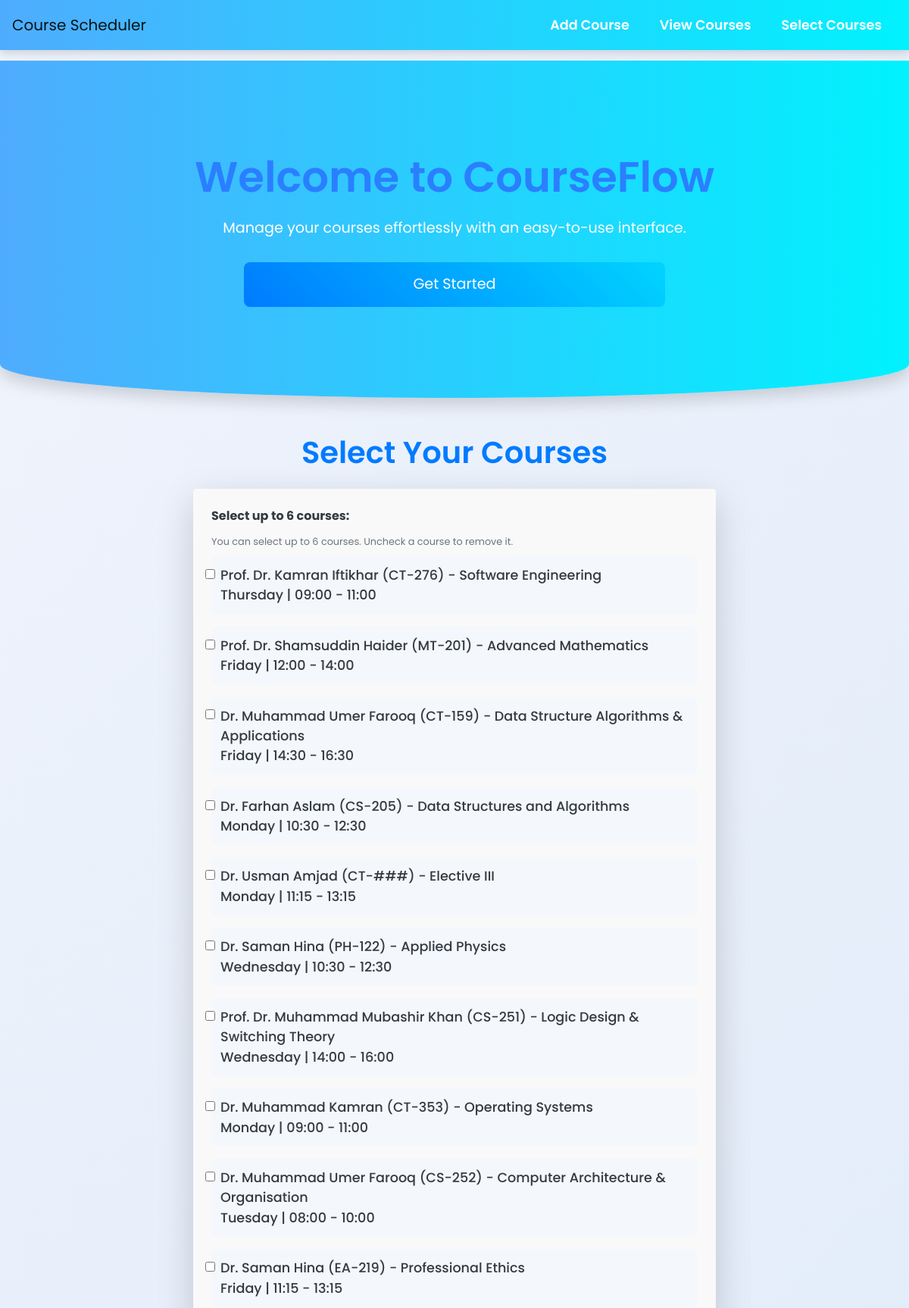
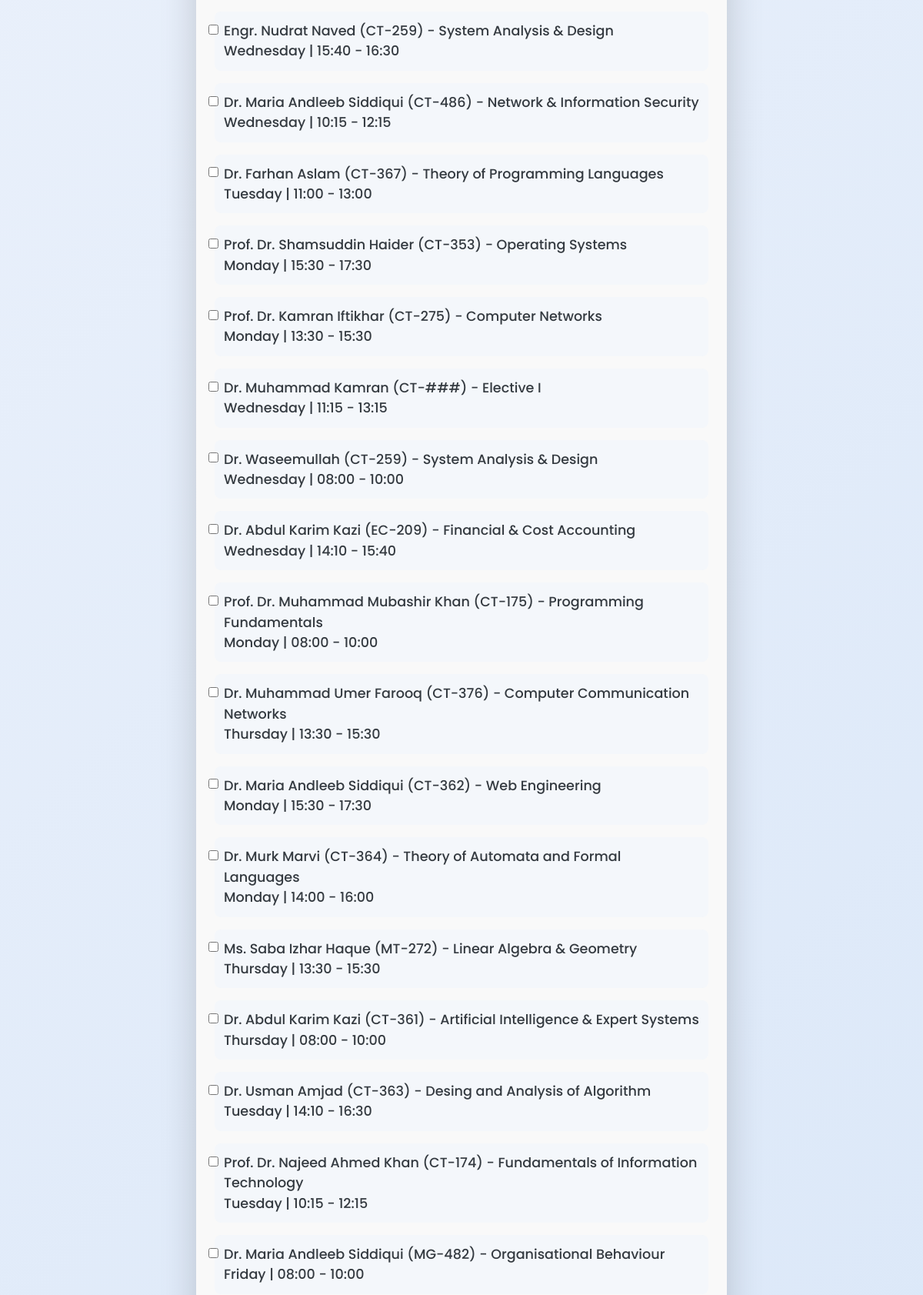
/select_courses (upper part), run on the app's committed database (2 pictures, top to bottom).
### tables this page shows
CREATE TABLE course_schedule (
        id INTEGER PRIMARY KEY AUTOINCREMENT,
        teacher_name TEXT NOT NULL,
        course_code TEXT NOT NULL,
        course_title TEXT NOT NULL,
        day_of_week TEXT NOT NULL,
        class_start_time TIME NOT NULL,
        class_end_time TIME NOT NULL,
        room INTEGER NOT NULL
    );

### app.py (the view, shortened to what this page needs)
@app.route('/select_courses', methods=['GET', 'POST'])
def select_courses():
    try:
        with get_db_connection() as conn:
            if conn:
                cursor = conn.cursor()
                cursor.execute("""
                    SELECT id, teacher_name, course_code , course_title, day_of_week, class_start_time, class_end_time
                    FROM course_schedule
                """)
                courses = cursor.fetchall()
            else:
                raise sqlite3.Error("Failed to connect to the database")
        selected_courses = session.get('selected_courses', [])
        return render_template('select_courses.html', courses=courses, selected_courses=selected_courses)
    except sqlite3.Error as e:
        flash(f"Database error: {e}", "danger")
        return render_template('select_courses.html', courses=[], selected_courses=[])

### app.py (called while the page is built)
def get_db_connection():
    try:
        conn = sqlite3.connect('university_schedule.db')  # Connect to the database file
        conn.row_factory = sqlite3.Row  # Allows rows to behave like dictionaries
        return conn
    except sqlite3.Error as e:
        print(f"Database connection error: {e}")
        flash(f"Database error: {e}", "danger")
        return None

### templates/select_courses.html (shortened to what this page needs)
{% extends 'base.html' %}
{% block content %}
<div class="container mt-5">
  <h1 class="text-center mb-4 text-primary">Select Your Courses</h1>
  <div class="card shadow-lg p-4 rounded">
    <form method="POST" id="courseForm">
      <div class="form-group">
        <label class="font-weight-bold text-dark">Select up to 6 courses:</label><br />
        <small class="form-text text-muted">You can select up to 6 courses. Uncheck a course to remove it.</small>
        <div id="courseList">
          {% for course in courses %}
          <div class="form-check mb-3 course-item">
            <input
              class="form-check-input"
              type="checkbox"
              name="courses"
              value="{{ course[0] }}"
              id="course_{{ course[0] }}"
            />
            <label class="form-check-label text-dark" for="course_{{ course[0] }}">
              {{ course[1] }} ({{ course[2] }}) - {{ course[3] }}<br />
              {{ course[4] }} | {{ course[5] }} - {{ course[6] }}
            </label>
          </div>
          {% endfor %}
        </div>
      </div>
    </form>
  </div>
</div>
{% endblock %}

### templates/base.html (style rules this page uses)
body { font-family: "Poppins", sans-serif; background: linear-gradient(135deg, #f0f4fc, #dae7f8); color: #333; margin: 0; padding: 0; }
body { font-family: 'Poppins', sans-serif; background-color: #f7f7f7; margin: 0; padding: 0; }
h1, h2 { font-size: 2.5rem; font-weight: 600; }
.text-primary { color: #007bff !important; }
.text-center { text-align: center; }
.mb-4 { margin-bottom: 20px; }
.shadow-lg { box-shadow: 0 4px 12px rgba(0, 0, 0, 0.1); }

### templates/select_courses.html (style rules this page uses)
.container { max-width: 750px; margin-top: 40px; }
.card { background-color: #f9f9f9; border: none; box-shadow: 0 4px 8px rgba(0, 0, 0, 0.1); border-radius: 15px; padding: 25px; }
.form-check { padding: 12px; border-radius: 8px; margin: 10px 0; background-color: #f4f7fb; transition: background-color 0.3s ease; }
.form-check-input { margin-right: 10px; }
.form-check-label { font-size: 1.1em; font-weight: 500; }
h1 { font-size: 2.5em; font-weight: bold; color: #2a7fff; }
.form-group { margin-bottom: 30px; }
body { font-family: "Arial", sans-serif; color: #333; }
.font-weight-bold { font-weight: 700; }

### data on the page
course_schedule: teacher_name "Prof. Dr. Kamran Iftikhar", course_code "CT-276", course_title "Software Engineering", day_of_week "Thursday", class_start_time "09:00", class_end_time "11:00"
course_schedule: teacher_name "Prof. Dr. Shamsuddin Haider", course_code "MT-201", course_title "Advanced Mathematics", day_of_week "Friday", class_start_time "12:00", class_end_time "14:00"
course_schedule: teacher_name "Dr. Muhammad Umer Farooq", course_code "CT-159", course_title "Data Structure Algorithms & Applications", day_of_week "Friday", class_start_time "14:30", class_end_time "16:30"
course_schedule: teacher_name "Dr. Farhan Aslam", course_code "CS-205", course_title "Data Structures and Algorithms", day_of_week "Monday", class_start_time "10:30", class_end_time "12:30"
course_schedule: teacher_name "Dr. Usman Amjad", course_code "CT-###", course_title "Elective III", day_of_week "Monday", class_start_time "11:15", class_end_time "13:15"
course_schedule: teacher_name "Dr. Saman Hina", course_code "PH-122", course_title "Applied Physics", day_of_week "Wednesday", class_start_time "10:30", class_end_time "12:30"
course_schedule: teacher_name "Prof. Dr. Muhammad Mubashir Khan", course_code "CS-251", course_title "Logic Design & Switching Theory", day_of_week "Wednesday", class_start_time "14:00", class_end_time "16:00"
course_schedule: teacher_name "Dr. Muhammad Kamran", course_code "CT-353", course_title "Operating Systems", day_of_week "Monday", class_start_time "09:00", class_end_time "11:00"
course_schedule: teacher_name "Dr. Muhammad Umer Farooq", course_code "CS-252", course_title "Computer Architecture & Organisation", day_of_week "Tuesday", class_start_time "08:00", class_end_time "10:00"
course_schedule: teacher_name "Dr. Saman Hina", course_code "EA-219", course_title "Professional Ethics", day_of_week "Friday", class_start_time "11:15", class_end_time "13:15"
course_schedule: teacher_name "Engr. Nudrat Naved", course_code "CT-259", course_title "System Analysis & Design", day_of_week "Wednesday", class_start_time "15:40", class_end_time "16:30"
course_schedule: teacher_name "Dr. Maria Andleeb Siddiqui", course_code "CT-486", course_title "Network & Information Security", day_of_week "Wednesday", class_start_time "10:15", class_end_time "12:15"
course_schedule: teacher_name "Dr. Farhan Aslam", course_code "CT-367", course_title "Theory of Programming Languages", day_of_week "Tuesday", class_start_time "11:00", class_end_time "13:00"
course_schedule: teacher_name "Prof. Dr. Shamsuddin Haider", course_code "CT-353", course_title "Operating Systems", day_of_week "Monday", class_start_time "15:30", class_end_time "17:30"
course_schedule: teacher_name "Prof. Dr. Kamran Iftikhar", course_code "CT-275", course_title "Computer Networks", day_of_week "Monday", class_start_time "13:30", class_end_time "15:30"
course_schedule: teacher_name "Dr. Muhammad Kamran", course_code "CT-###", course_title "Elective I", day_of_week "Wednesday", class_start_time "11:15", class_end_time "13:15"
course_schedule: teacher_name "Dr. Waseemullah", course_code "CT-259", course_title "System Analysis & Design", day_of_week "Wednesday", class_start_time "08:00", class_end_time "10:00"
course_schedule: teacher_name "Dr. Abdul Karim Kazi", course_code "EC-209", course_title "Financial & Cost Accounting", day_of_week "Wednesday", class_start_time "14:10", class_end_time "15:40"
course_schedule: teacher_name "Prof. Dr. Muhammad Mubashir Khan", course_code "CT-175", course_title "Programming Fundamentals", day_of_week "Monday", class_start_time "08:00", class_end_time "10:00"
course_schedule: teacher_name "Dr. Muhammad Umer Farooq", course_code "CT-376", course_title "Computer Communication Networks", day_of_week "Thursday", class_start_time "13:30", class_end_time "15:30"
course_schedule: teacher_name "Dr. Maria Andleeb Siddiqui", course_code "CT-362", course_title "Web Engineering", day_of_week "Monday", class_start_time "15:30", class_end_time "17:30"
course_schedule: teacher_name "Dr. Murk Marvi", course_code "CT-364", course_title "Theory of Automata and Formal Languages", day_of_week "Monday", class_start_time "14:00", class_end_time "16:00"
course_schedule: teacher_name "Ms. Saba Izhar Haque", course_code "MT-272", course_title "Linear Algebra & Geometry", day_of_week "Thursday", class_start_time "13:30", class_end_time "15:30"
course_schedule: teacher_name "Dr. Abdul Karim Kazi", course_code "CT-361", course_title "Artificial Intelligence & Expert Systems", day_of_week "Thursday", class_start_time "08:00", class_end_time "10:00"
course_schedule: teacher_name "Dr. Usman Amjad", course_code "CT-363", course_title "Desing and Analysis of Algorithm", day_of_week "Tuesday", class_start_time "14:10", class_end_time "16:30"
course_schedule: teacher_name "Prof. Dr. Najeed Ahmed Khan", course_code "CT-174", course_title "Fundamentals of Information Technology", day_of_week "Tuesday", class_start_time "10:15", class_end_time "12:15"
course_schedule: teacher_name "Dr. Maria Andleeb Siddiqui", course_code "MG-482", course_title "Organisational Behaviour", day_of_week "Friday", class_start_time "08:00", class_end_time "10:00"
